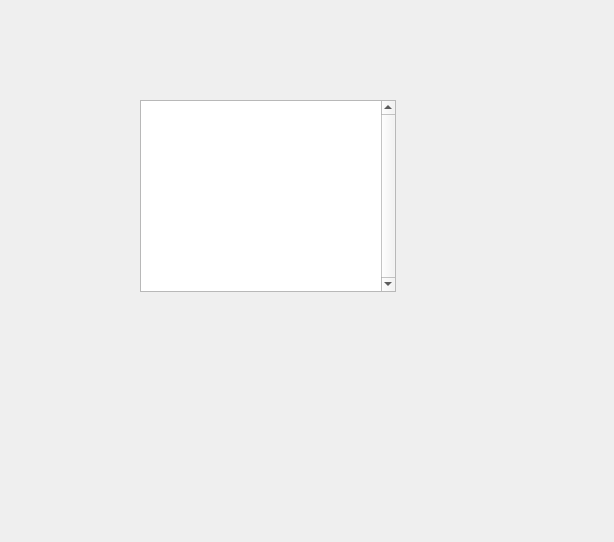
<?xml version="1.0" encoding="UTF-8"?>
<ui version="4.0">
 <class>Info_Table</class>
 <widget class="QWidget" name="Info_Table">
  <property name="geometry">
   <rect>
    <x>0</x>
    <y>0</y>
    <width>614</width>
    <height>542</height>
   </rect>
  </property>
  <property name="windowTitle">
   <string>Form</string>
  </property>
  <widget class="QTableWidget" name="student_table">
   <property name="geometry">
    <rect>
     <x>140</x>
     <y>100</y>
     <width>256</width>
     <height>192</height>
    </rect>
   </property>
   <property name="verticalScrollBarPolicy">
    <enum>Qt::ScrollBarAlwaysOn</enum>
   </property>
   <property name="horizontalScrollBarPolicy">
    <enum>Qt::ScrollBarAlwaysOff</enum>
   </property>
   <attribute name="horizontalHeaderHighlightSections">
    <bool>false</bool>
   </attribute>
  </widget>
 </widget>
 <resources/>
 <connections/>
</ui>
